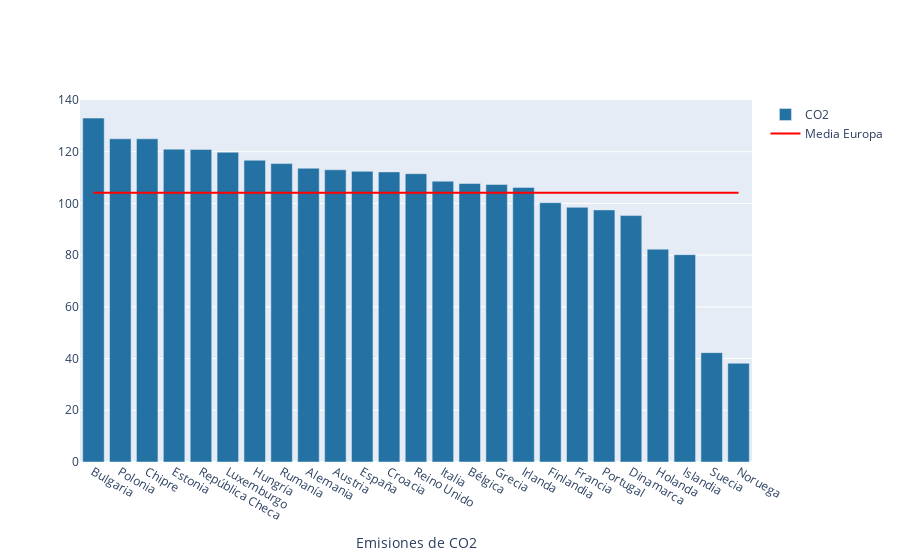

Notebook source saved alongside this figure:
### Code cell
""""
Índice de calidad del aire mundial
"""

trace1 = go.Bar(x = CO2_2['Pais'],
                y = CO2_2['CO2'],
                name = "CO2",
                marker = dict(color = '#2471A3'))

trace2 = go.Scatter(x = CO2_2['Pais'],
                y = CO2_2['Objetivo'],
                name = "Media Europa",
                marker = dict(color = '#ff0000'))

data = [trace1, trace2] 

fig = go.Figure(data = data) 

fig.update_layout(xaxis_title="Emisiones de CO2")

iplot(fig)

### Figure 1 — Plotly figure (JSON) as saved in the notebook; plotly's stock layout.template omitted (floating-point values rounded to 4 significant figures)
{"data": [{"marker": {"color": "#2471A3"}, "name": "CO2", "type": "bar", "x": ["Bulgaria", "Polonia", "Chipre", "Estonia", "República Checa", "Luxemburgo", "Hungría", "Rumanía", "Alemania", "Austria", "España", "Croacia", "Reino Unido", "Italia", "Bélgica", "Grecia", "Irlanda", "Finlandia", "Francia", "Portugal", "Dinamarca", "Holanda", "Islandia", "Suecia", "Noruega"], "y": [133, 125, 125, 121, 120.9, 119.8, 116.7, 115.4, 113.6, 113, 112.4, 112.2, 111.5, 108.6, 107.7, 107.3, 106.2, 100.3, 98.5, 97.5, 95.3, 82.3, 80.2, 42.3, 38.2]}, {"marker": {"color": "#ff0000"}, "name": "Media Europa", "type": "scatter", "x": ["Bulgaria", "Polonia", "Chipre", "Estonia", "República Checa", "Luxemburgo", "Hungría", "Rumanía", "Alemania", "Austria", "España", "Croacia", "Reino Unido", "Italia", "Bélgica", "Grecia", "Irlanda", "Finlandia", "Francia", "Portugal", "Dinamarca", "Holanda", "Islandia", "Suecia", "Noruega"], "y": [104.2, 104.2, 104.2, 104.2, 104.2, 104.2, 104.2, 104.2, 104.2, 104.2, 104.2, 104.2, 104.2, 104.2, 104.2, 104.2, 104.2, 104.2, 104.2, 104.2, 104.2, 104.2, 104.2, 104.2, 104.2]}], "layout": {"xaxis": {"title": {"text": "Emisiones de CO2"}}}}
